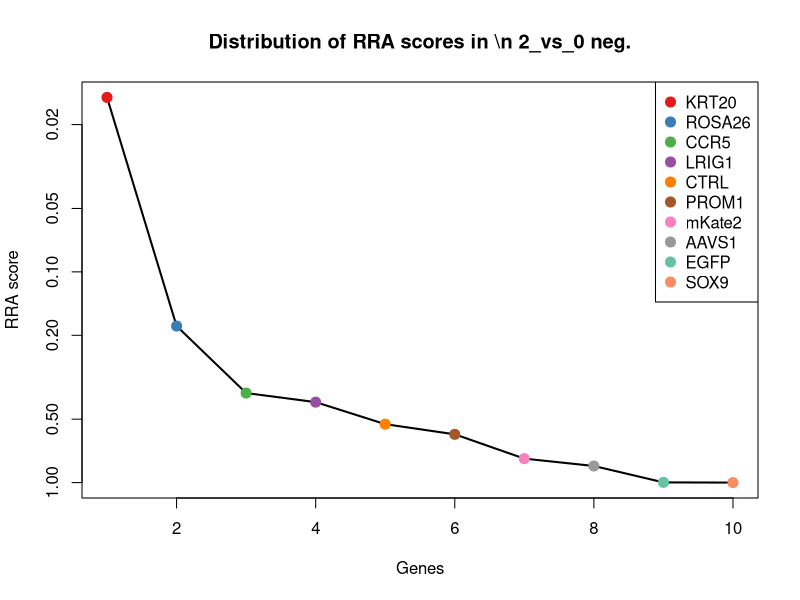
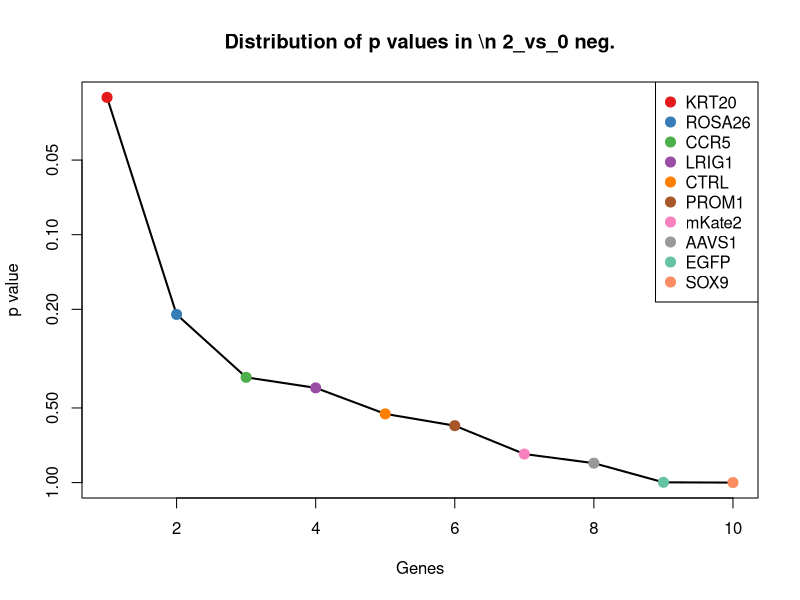
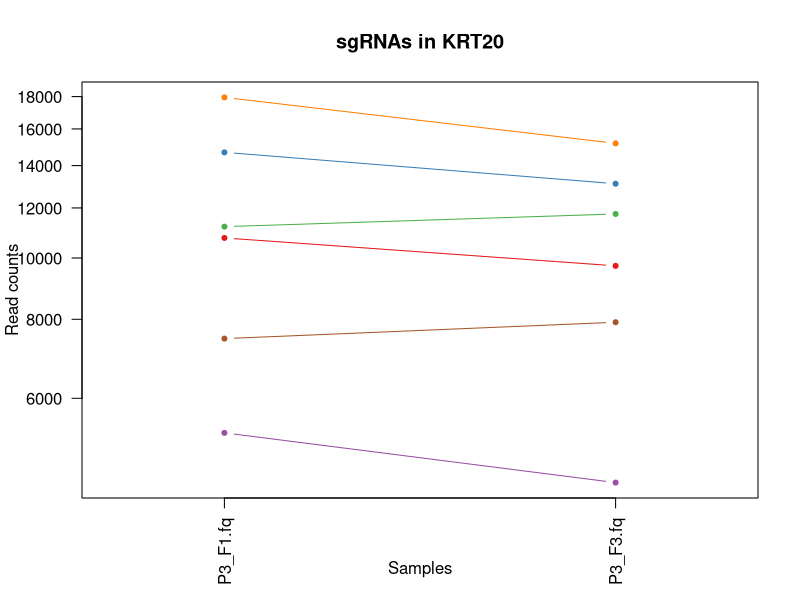
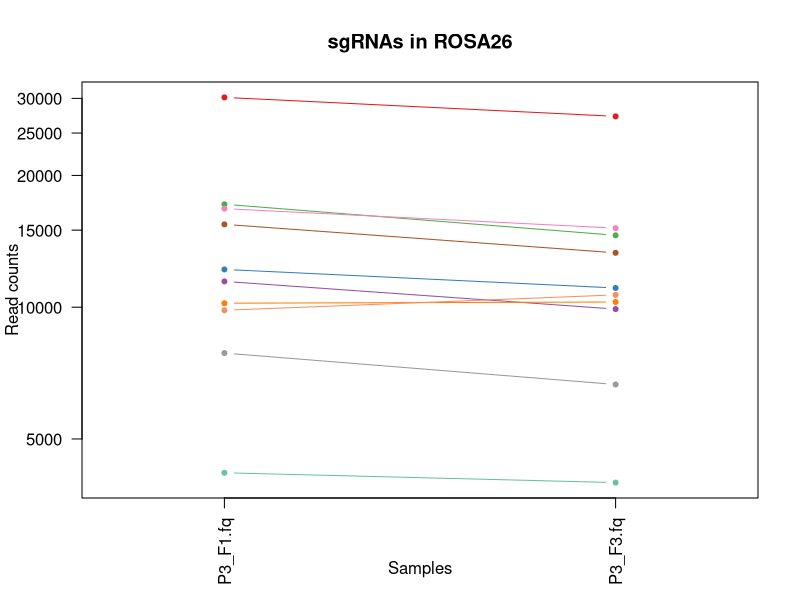
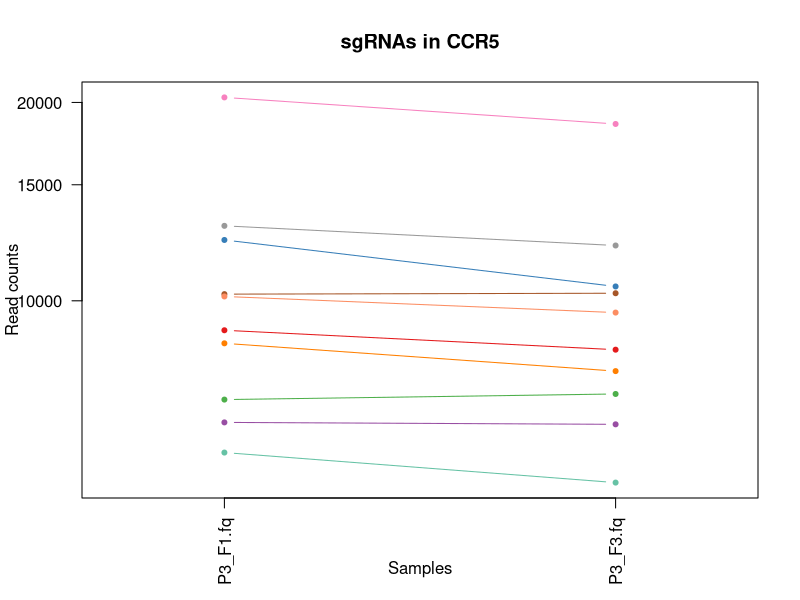
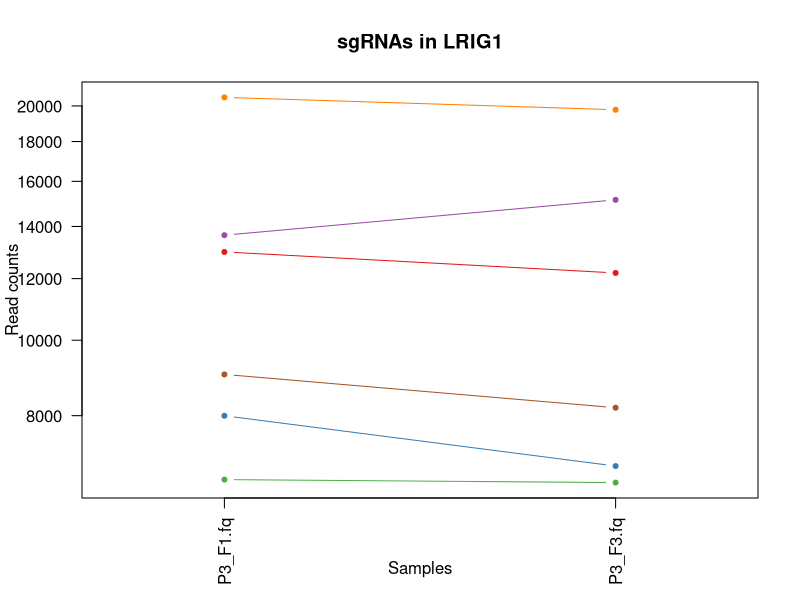
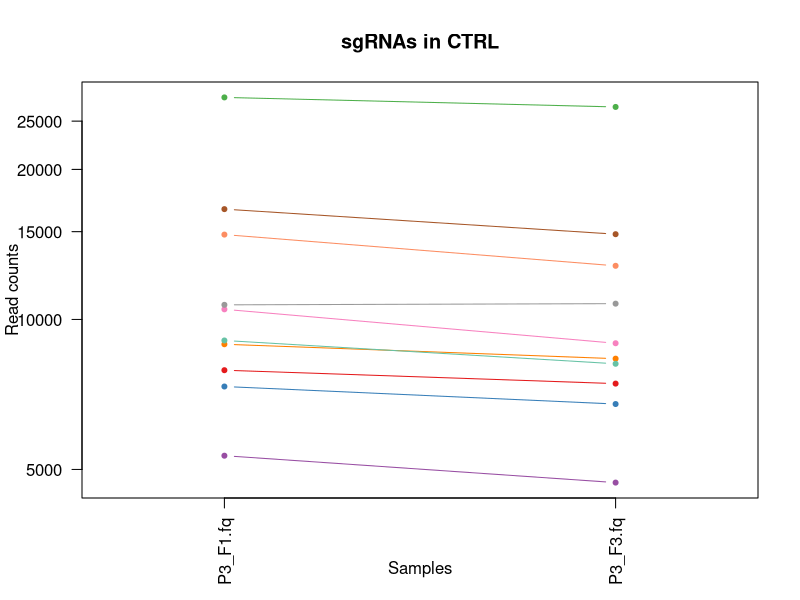
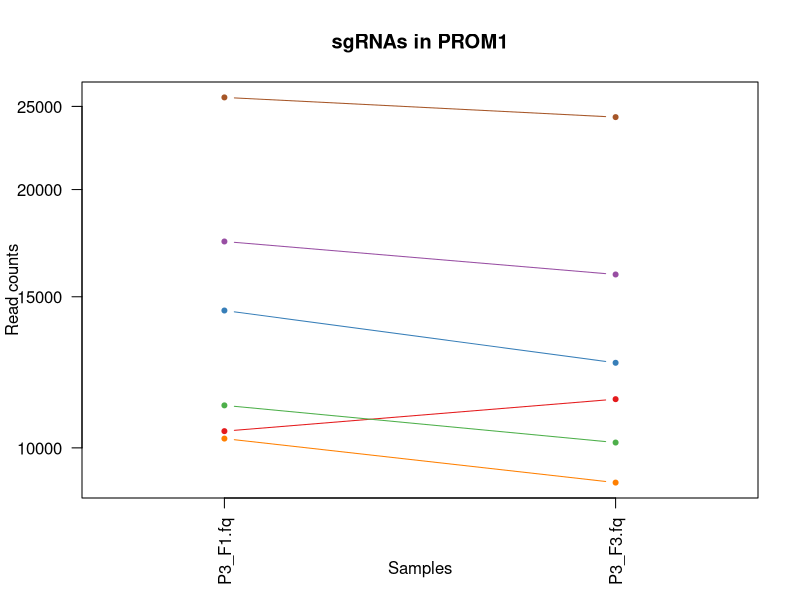

Write R code to recreate these figures, in order. (Note: this script raises an error after producing the figures.)
pdf(file='P3_02_day3.pdf',width=4.5,height=4.5);
gstable=read.table('P3_02_day3.gene_summary.txt',header=T)
# 
#
# parameters
# Do not modify the variables beginning with "__"

# gstablename='__GENE_SUMMARY_FILE__'
startindex=3
# outputfile='__OUTPUT_FILE__'
targetgenelist=c("KRT20","ROSA26","CCR5","LRIG1","CTRL","PROM1","mKate2","AAVS1","EGFP","SOX9")
# samplelabel=sub('.\\w+.\\w+$','',colnames(gstable)[startindex]);
samplelabel='2_vs_0 neg.'


# You need to write some codes in front of this code:
# gstable=read.table(gstablename,header=T)
# pdf(file=outputfile,width=6,height=6)


# set up color using RColorBrewer
#library(RColorBrewer)
#colors <- brewer.pal(length(targetgenelist), "Set1")

colors=c( "#E41A1C", "#377EB8", "#4DAF4A", "#984EA3", "#FF7F00",  "#A65628", "#F781BF",
          "#999999", "#66C2A5", "#FC8D62", "#8DA0CB", "#E78AC3", "#A6D854", "#FFD92F", "#E5C494", "#B3B3B3", 
          "#8DD3C7", "#FFFFB3", "#BEBADA", "#FB8072", "#80B1D3", "#FDB462", "#B3DE69", "#FCCDE5",
          "#D9D9D9", "#BC80BD", "#CCEBC5", "#FFED6F")

######
# function definition

plotrankedvalues<-function(val, tglist, ...){
  
  plot(val,log='y',ylim=c(max(val),min(val)),type='l',lwd=2, ...)
  if(length(tglist)>0){
    for(i in 1:length(tglist)){
      targetgene=tglist[i];
      tx=which(names(val)==targetgene);ty=val[targetgene];
      points(tx,ty,col=colors[(i %% length(colors)) ],cex=2,pch=20)
      # text(tx+50,ty,targetgene,col=colors[i])
    }
    legend('topright',tglist,pch=20,pt.cex = 2,cex=1,col=colors)
  }
}



plotrandvalues<-function(val,targetgenelist, ...){
  # choose the one with the best distance distribution
  
  mindiffvalue=0;
  randval=val;
  for(i in 1:20){
    randval0=sample(val)
    vindex=sort(which(names(randval0) %in% targetgenelist))
    if(max(vindex)>0.9*length(val)){
      # print('pass...')
      next;
    }
    mindiffind=min(diff(vindex));
    if (mindiffind > mindiffvalue){
      mindiffvalue=mindiffind;
      randval=randval0;
      # print(paste('Diff: ',mindiffvalue))
    }
  }
  plot(randval,log='y',ylim=c(max(randval),min(randval)),pch=20,col='grey', ...)
  
  if(length(targetgenelist)>0){
    for(i in 1:length(targetgenelist)){
      targetgene=targetgenelist[i];
      tx=which(names(randval)==targetgene);ty=randval[targetgene];
      points(tx,ty,col=colors[(i %% length(colors)) ],cex=2,pch=20)
      text(tx+50,ty,targetgene,col=colors[i])
    }
  }
  
}




# set.seed(1235)



pvec=gstable[,startindex]
names(pvec)=gstable[,'id']
pvec=sort(pvec);

plotrankedvalues(pvec,targetgenelist,xlab='Genes',ylab='RRA score',main=paste('Distribution of RRA scores in \\n',samplelabel))

# plotrandvalues(pvec,targetgenelist,xlab='Genes',ylab='RRA score',main=paste('Distribution of RRA scores in \\n',samplelabel))


pvec=gstable[,startindex+1]
names(pvec)=gstable[,'id']
pvec=sort(pvec);

plotrankedvalues(pvec,targetgenelist,xlab='Genes',ylab='p value',main=paste('Distribution of p values in \\n',samplelabel))

# plotrandvalues(pvec,targetgenelist,xlab='Genes',ylab='p value',main=paste('Distribution of p values in \\n',samplelabel))



# you need to write after this code:
# dev.off()






# parameters
# Do not modify the variables beginning with "__"
targetmat=list(c(10757.581137391857,9717.560389618875),c(14691.850276578727,13105.177895901294),c(11209.180124185681,11738.968256906306),c(5289.066099568342,4412.881400554857),c(17946.594763320656,15181.18561554643),c(7456.060861057349,7913.338601709864))
targetgene="KRT20"
collabel=c("P3_F1.fq","P3_F3.fq")

# set up color using RColorBrewer
#library(RColorBrewer)
#colors <- brewer.pal(length(targetgenelist), "Set1")

colors=c( "#E41A1C", "#377EB8", "#4DAF4A", "#984EA3", "#FF7F00",  "#A65628", "#F781BF",
          "#999999", "#66C2A5", "#FC8D62", "#8DA0CB", "#E78AC3", "#A6D854", "#FFD92F", "#E5C494", "#B3B3B3", 
          "#8DD3C7", "#FFFFB3", "#BEBADA", "#FB8072", "#80B1D3", "#FDB462", "#B3DE69", "#FCCDE5",
          "#D9D9D9", "#BC80BD", "#CCEBC5", "#FFED6F")


## code

targetmatvec=unlist(targetmat)+1
yrange=range(targetmatvec[targetmatvec>0]);
# yrange[1]=1; # set the minimum value to 1
for(i in 1:length(targetmat)){
  vali=targetmat[[i]]+1;
  if(i==1){
    plot(1:length(vali),vali,type='b',las=1,pch=20,main=paste('sgRNAs in',targetgene),ylab='Read counts',xlab='Samples',xlim=c(0.7,length(vali)+0.3),ylim = yrange,col=colors[(i %% length(colors))],xaxt='n',log='y')
    axis(1,at=1:length(vali),labels=(collabel),las=2)
    # lines(0:100,rep(1,101),col='black');
  }else{
    lines(1:length(vali),vali,type='b',pch=20,col=colors[(i %% length(colors))])
  }
}




# parameters
# Do not modify the variables beginning with "__"
targetmat=list(c(30151.673971377462,27291.432868485124),c(12196.574519039974,11063.143417723173),c(17184.574627412432,14595.14720024041),c(11451.563761165417,9900.77322753028),c(10211.580102511189,10276.90554377224),c(15460.674163700416,13312.657334860569),c(16793.358932638122,15154.492354393775),c(7854.080307045126,6658.755327535071),c(4184.306996281756,3973.65592158844),c(9839.925192475594,10668.811150695314))
targetgene="ROSA26"
collabel=c("P3_F1.fq","P3_F3.fq")

# set up color using RColorBrewer
#library(RColorBrewer)
#colors <- brewer.pal(length(targetgenelist), "Set1")

colors=c( "#E41A1C", "#377EB8", "#4DAF4A", "#984EA3", "#FF7F00",  "#A65628", "#F781BF",
          "#999999", "#66C2A5", "#FC8D62", "#8DA0CB", "#E78AC3", "#A6D854", "#FFD92F", "#E5C494", "#B3B3B3", 
          "#8DD3C7", "#FFFFB3", "#BEBADA", "#FB8072", "#80B1D3", "#FDB462", "#B3DE69", "#FCCDE5",
          "#D9D9D9", "#BC80BD", "#CCEBC5", "#FFED6F")


## code

targetmatvec=unlist(targetmat)+1
yrange=range(targetmatvec[targetmatvec>0]);
# yrange[1]=1; # set the minimum value to 1
for(i in 1:length(targetmat)){
  vali=targetmat[[i]]+1;
  if(i==1){
    plot(1:length(vali),vali,type='b',las=1,pch=20,main=paste('sgRNAs in',targetgene),ylab='Read counts',xlab='Samples',xlim=c(0.7,length(vali)+0.3),ylim = yrange,col=colors[(i %% length(colors))],xaxt='n',log='y')
    axis(1,at=1:length(vali),labels=(collabel),las=2)
    # lines(0:100,rep(1,101),col='black');
  }else{
    lines(1:length(vali),vali,type='b',pch=20,col=colors[(i %% length(colors))])
  }
}




# parameters
# Do not modify the variables beginning with "__"
targetmat=list(c(9020.923640154591,8429.003873977066),c(12367.518768278313,10513.504903988956),c(7080.153606513338,7220.527141793223),c(6537.554447239403,6493.742440409566),c(8618.651849658398,7821.1255177279645),c(10234.542762856638,10267.198903353092),c(20353.42175508435,18549.389840990556),c(12993.46387991721,12130.87386382938),c(5883.543861844957,5297.399008749658),c(10152.047279393359,9596.227384379534))
targetgene="CCR5"
collabel=c("P3_F1.fq","P3_F3.fq")

# set up color using RColorBrewer
#library(RColorBrewer)
#colors <- brewer.pal(length(targetgenelist), "Set1")

colors=c( "#E41A1C", "#377EB8", "#4DAF4A", "#984EA3", "#FF7F00",  "#A65628", "#F781BF",
          "#999999", "#66C2A5", "#FC8D62", "#8DA0CB", "#E78AC3", "#A6D854", "#FFD92F", "#E5C494", "#B3B3B3", 
          "#8DD3C7", "#FFFFB3", "#BEBADA", "#FB8072", "#80B1D3", "#FDB462", "#B3DE69", "#FCCDE5",
          "#D9D9D9", "#BC80BD", "#CCEBC5", "#FFED6F")


## code

targetmatvec=unlist(targetmat)+1
yrange=range(targetmatvec[targetmatvec>0]);
# yrange[1]=1; # set the minimum value to 1
for(i in 1:length(targetmat)){
  vali=targetmat[[i]]+1;
  if(i==1){
    plot(1:length(vali),vali,type='b',las=1,pch=20,main=paste('sgRNAs in',targetgene),ylab='Read counts',xlab='Samples',xlim=c(0.7,length(vali)+0.3),ylim = yrange,col=colors[(i %% length(colors))],xaxt='n',log='y')
    axis(1,at=1:length(vali),labels=(collabel),las=2)
    # lines(0:100,rep(1,101),col='black');
  }else{
    lines(1:length(vali),vali,type='b',pch=20,col=colors[(i %% length(colors))])
  }
}




# parameters
# Do not modify the variables beginning with "__"
targetmat=list(c(12984.108721998695,12201.247006868198),c(7996.108613626235,6890.501367542213),c(6620.049930702681,6561.688923343598),c(13643.222120803239,15147.212374079414),c(20509.05756409239,19773.63986385551),c(9036.23208038489,8188.764523603169))
targetgene="LRIG1"
collabel=c("P3_F1.fq","P3_F3.fq")

# set up color using RColorBrewer
#library(RColorBrewer)
#colors <- brewer.pal(length(targetgenelist), "Set1")

colors=c( "#E41A1C", "#377EB8", "#4DAF4A", "#984EA3", "#FF7F00",  "#A65628", "#F781BF",
          "#999999", "#66C2A5", "#FC8D62", "#8DA0CB", "#E78AC3", "#A6D854", "#FFD92F", "#E5C494", "#B3B3B3", 
          "#8DD3C7", "#FFFFB3", "#BEBADA", "#FB8072", "#80B1D3", "#FDB462", "#B3DE69", "#FCCDE5",
          "#D9D9D9", "#BC80BD", "#CCEBC5", "#FFED6F")


## code

targetmatvec=unlist(targetmat)+1
yrange=range(targetmatvec[targetmatvec>0]);
# yrange[1]=1; # set the minimum value to 1
for(i in 1:length(targetmat)){
  vali=targetmat[[i]]+1;
  if(i==1){
    plot(1:length(vali),vali,type='b',las=1,pch=20,main=paste('sgRNAs in',targetgene),ylab='Read counts',xlab='Samples',xlim=c(0.7,length(vali)+0.3),ylim = yrange,col=colors[(i %% length(colors))],xaxt='n',log='y')
    axis(1,at=1:length(vali),labels=(collabel),las=2)
    # lines(0:100,rep(1,101),col='black');
  }else{
    lines(1:length(vali),vali,type='b',pch=20,col=colors[(i %% length(colors))])
  }
}




# parameters
# Do not modify the variables beginning with "__"
targetmat=list(c(7907.659847851173,7432.859900962071),c(7333.593339214956,6763.101712040905),c(27894.529506310028,26692.047822602774),c(5326.486731242407,4704.080613129277),c(8915.465496345863,8340.430780152346),c(16646.227812646914,14825.679910195158),c(10476.926399836373,8956.802446768203),c(10696.347376470661,10754.957584415246),c(9071.951774255589,8146.2979717694),c(14798.158889289138,12810.338693169693))
targetgene="CTRL"
collabel=c("P3_F1.fq","P3_F3.fq")

# set up color using RColorBrewer
#library(RColorBrewer)
#colors <- brewer.pal(length(targetgenelist), "Set1")

colors=c( "#E41A1C", "#377EB8", "#4DAF4A", "#984EA3", "#FF7F00",  "#A65628", "#F781BF",
          "#999999", "#66C2A5", "#FC8D62", "#8DA0CB", "#E78AC3", "#A6D854", "#FFD92F", "#E5C494", "#B3B3B3", 
          "#8DD3C7", "#FFFFB3", "#BEBADA", "#FB8072", "#80B1D3", "#FDB462", "#B3DE69", "#FCCDE5",
          "#D9D9D9", "#BC80BD", "#CCEBC5", "#FFED6F")


## code

targetmatvec=unlist(targetmat)+1
yrange=range(targetmatvec[targetmatvec>0]);
# yrange[1]=1; # set the minimum value to 1
for(i in 1:length(targetmat)){
  vali=targetmat[[i]]+1;
  if(i==1){
    plot(1:length(vali),vali,type='b',las=1,pch=20,main=paste('sgRNAs in',targetgene),ylab='Read counts',xlab='Samples',xlim=c(0.7,length(vali)+0.3),ylim = yrange,col=colors[(i %% length(colors))],xaxt='n',log='y')
    axis(1,at=1:length(vali),labels=(collabel),las=2)
    # lines(0:100,rep(1,101),col='black');
  }else{
    lines(1:length(vali),vali,type='b',pch=20,col=colors[(i %% length(colors))])
  }
}




# parameters
# Do not modify the variables beginning with "__"
targetmat=list(c(10458.216083999341,11395.59585207897),c(14456.270390812459,12564.03269253383),c(11207.479186382314,10143.439238008963),c(17398.042321734938,15923.7436076112),c(10251.552140890302,9109.682033369772),c(25610.170036388725,24290.867648916203))
targetgene="PROM1"
collabel=c("P3_F1.fq","P3_F3.fq")

# set up color using RColorBrewer
#library(RColorBrewer)
#colors <- brewer.pal(length(targetgenelist), "Set1")

colors=c( "#E41A1C", "#377EB8", "#4DAF4A", "#984EA3", "#FF7F00",  "#A65628", "#F781BF",
          "#999999", "#66C2A5", "#FC8D62", "#8DA0CB", "#E78AC3", "#A6D854", "#FFD92F", "#E5C494", "#B3B3B3", 
          "#8DD3C7", "#FFFFB3", "#BEBADA", "#FB8072", "#80B1D3", "#FDB462", "#B3DE69", "#FCCDE5",
          "#D9D9D9", "#BC80BD", "#CCEBC5", "#FFED6F")


## code

targetmatvec=unlist(targetmat)+1
yrange=range(targetmatvec[targetmatvec>0]);
# yrange[1]=1; # set the minimum value to 1
for(i in 1:length(targetmat)){
  vali=targetmat[[i]]+1;
  if(i==1){
    plot(1:length(vali),vali,type='b',las=1,pch=20,main=paste('sgRNAs in',targetgene),ylab='Read counts',xlab='Samples',xlim=c(0.7,length(vali)+0.3),ylim = yrange,col=colors[(i %% length(colors))],xaxt='n',log='y')
    axis(1,at=1:length(vali),labels=(collabel),las=2)
    # lines(0:100,rep(1,101),col='black');
  }else{
    lines(1:length(vali),vali,type='b',pch=20,col=colors[(i %% length(colors))])
  }
}




# parameters
# Do not modify the variables beginning with "__"
targetmat=list(c(7316.583961181291,7974.005104329535),c(7122.677051597502,7352.780117504106),c(8246.996939622803,7367.340078132826),c(6890.499041437965,6700.008549316447),c(6409.98411198691,6230.449819040195),c(13459.520838039649,13288.3907338127))
targetgene="mKate2"
collabel=c("P3_F1.fq","P3_F3.fq")

# set up color using RColorBrewer
#library(RColorBrewer)
#colors <- brewer.pal(length(targetgenelist), "Set1")

colors=c( "#E41A1C", "#377EB8", "#4DAF4A", "#984EA3", "#FF7F00",  "#A65628", "#F781BF",
          "#999999", "#66C2A5", "#FC8D62", "#8DA0CB", "#E78AC3", "#A6D854", "#FFD92F", "#E5C494", "#B3B3B3", 
          "#8DD3C7", "#FFFFB3", "#BEBADA", "#FB8072", "#80B1D3", "#FDB462", "#B3DE69", "#FCCDE5",
          "#D9D9D9", "#BC80BD", "#CCEBC5", "#FFED6F")


## code

targetmatvec=unlist(targetmat)+1
yrange=range(targetmatvec[targetmatvec>0]);
# yrange[1]=1; # set the minimum value to 1
for(i in 1:length(targetmat)){
  vali=targetmat[[i]]+1;
  if(i==1){
    plot(1:length(vali),vali,type='b',las=1,pch=20,main=paste('sgRNAs in',targetgene),ylab='Read counts',xlab='Samples',xlim=c(0.7,length(vali)+0.3),ylim = yrange,col=colors[(i %% length(colors))],xaxt='n',log='y')
    axis(1,at=1:length(vali),labels=(collabel),las=2)
    # lines(0:100,rep(1,101),col='black');
  }else{
    lines(1:length(vali),vali,type='b',pch=20,col=colors[(i %% length(colors))])
  }
}




# parameters
# Do not modify the variables beginning with "__"
targetmat=list(c(15667.338106809455,13908.402390585736),c(10498.188122378455,9342.641403429308),c(10249.851203086937,10250.212282619585),c(5831.665258842278,6029.037030342888),c(10144.393059278209,9753.960291190677),c(3406.1279512415517,3533.2171125696295),c(8111.772384255161,7717.992463274524),c(16012.628480892869,14624.267121497853),c(4676.728490356378,4587.600928099509),c(5448.103784183116,4855.746869678454))
targetgene="AAVS1"
collabel=c("P3_F1.fq","P3_F3.fq")

# set up color using RColorBrewer
#library(RColorBrewer)
#colors <- brewer.pal(length(targetgenelist), "Set1")

colors=c( "#E41A1C", "#377EB8", "#4DAF4A", "#984EA3", "#FF7F00",  "#A65628", "#F781BF",
          "#999999", "#66C2A5", "#FC8D62", "#8DA0CB", "#E78AC3", "#A6D854", "#FFD92F", "#E5C494", "#B3B3B3", 
          "#8DD3C7", "#FFFFB3", "#BEBADA", "#FB8072", "#80B1D3", "#FDB462", "#B3DE69", "#FCCDE5",
          "#D9D9D9", "#BC80BD", "#CCEBC5", "#FFED6F")


## code

targetmatvec=unlist(targetmat)+1
yrange=range(targetmatvec[targetmatvec>0]);
# yrange[1]=1; # set the minimum value to 1
for(i in 1:length(targetmat)){
  vali=targetmat[[i]]+1;
  if(i==1){
    plot(1:length(vali),vali,type='b',las=1,pch=20,main=paste('sgRNAs in',targetgene),ylab='Read counts',xlab='Samples',xlim=c(0.7,length(vali)+0.3),ylim = yrange,col=colors[(i %% length(colors))],xaxt='n',log='y')
    axis(1,at=1:length(vali),labels=(collabel),las=2)
    # lines(0:100,rep(1,101),col='black');
  }else{
    lines(1:length(vali),vali,type='b',pch=20,col=colors[(i %% length(colors))])
  }
}




# parameters
# Do not modify the variables beginning with "__"
targetmat=list(c(7319.135367886341,20672.717432679034),c(11929.527283911422,20016.305874334197),c(6346.1989443606635,9189.761816827739),c(8090.510661713079,10688.224431533608),c(10874.095376922467,18013.097957832666),c(15780.45047073333,15542.757971159668))
targetgene="EGFP"
collabel=c("P3_F1.fq","P3_F3.fq")

# set up color using RColorBrewer
#library(RColorBrewer)
#colors <- brewer.pal(length(targetgenelist), "Set1")

colors=c( "#E41A1C", "#377EB8", "#4DAF4A", "#984EA3", "#FF7F00",  "#A65628", "#F781BF",
          "#999999", "#66C2A5", "#FC8D62", "#8DA0CB", "#E78AC3", "#A6D854", "#FFD92F", "#E5C494", "#B3B3B3", 
          "#8DD3C7", "#FFFFB3", "#BEBADA", "#FB8072", "#80B1D3", "#FDB462", "#B3DE69", "#FCCDE5",
          "#D9D9D9", "#BC80BD", "#CCEBC5", "#FFED6F")


## code

targetmatvec=unlist(targetmat)+1
yrange=range(targetmatvec[targetmatvec>0]);
# yrange[1]=1; # set the minimum value to 1
for(i in 1:length(targetmat)){
  vali=targetmat[[i]]+1;
  if(i==1){
    plot(1:length(vali),vali,type='b',las=1,pch=20,main=paste('sgRNAs in',targetgene),ylab='Read counts',xlab='Samples',xlim=c(0.7,length(vali)+0.3),ylim = yrange,col=colors[(i %% length(colors))],xaxt='n',log='y')
    axis(1,at=1:length(vali),labels=(collabel),las=2)
    # lines(0:100,rep(1,101),col='black');
  }else{
    lines(1:length(vali),vali,type='b',pch=20,col=colors[(i %% length(colors))])
  }
}




# parameters
# Do not modify the variables beginning with "__"
targetmat=list(c(8389.875715105594,9971.146370569099),c(6282.413776734417,9905.626547739854),c(6805.452151269637,10324.225415815583),c(4015.914153748466,5372.62547199805),c(10598.543452777083,11700.141695229717),c(14690.999807677044,17960.924765579748))
targetgene="SOX9"
collabel=c("P3_F1.fq","P3_F3.fq")

# set up color using RColorBrewer
#library(RColorBrewer)
#colors <- brewer.pal(length(targetgenelist), "Set1")

colors=c( "#E41A1C", "#377EB8", "#4DAF4A", "#984EA3", "#FF7F00",  "#A65628", "#F781BF",
          "#999999", "#66C2A5", "#FC8D62", "#8DA0CB", "#E78AC3", "#A6D854", "#FFD92F", "#E5C494", "#B3B3B3", 
          "#8DD3C7", "#FFFFB3", "#BEBADA", "#FB8072", "#80B1D3", "#FDB462", "#B3DE69", "#FCCDE5",
          "#D9D9D9", "#BC80BD", "#CCEBC5", "#FFED6F")


## code

targetmatvec=unlist(targetmat)+1
yrange=range(targetmatvec[targetmatvec>0]);
# yrange[1]=1; # set the minimum value to 1
for(i in 1:length(targetmat)){
  vali=targetmat[[i]]+1;
  if(i==1){
    plot(1:length(vali),vali,type='b',las=1,pch=20,main=paste('sgRNAs in',targetgene),ylab='Read counts',xlab='Samples',xlim=c(0.7,length(vali)+0.3),ylim = yrange,col=colors[(i %% length(colors))],xaxt='n',log='y')
    axis(1,at=1:length(vali),labels=(collabel),las=2)
    # lines(0:100,rep(1,101),col='black');
  }else{
    lines(1:length(vali),vali,type='b',pch=20,col=colors[(i %% length(colors))])
  }
}



# 
#
# parameters
# Do not modify the variables beginning with "__"

# gstablename='__GENE_SUMMARY_FILE__'
startindex=9
# outputfile='__OUTPUT_FILE__'
targetgenelist=c("EGFP","SOX9","LRIG1","PROM1","mKate2","KRT20","ROSA26","AAVS1","CCR5","CTRL")
# samplelabel=sub('.\\w+.\\w+$','',colnames(gstable)[startindex]);
samplelabel='2_vs_0 pos.'


# You need to write some codes in front of this code:
# gstable=read.table(gstablename,header=T)
# pdf(file=outputfile,width=6,height=6)


# set up color using RColorBrewer
#library(RColorBrewer)
#colors <- brewer.pal(length(targetgenelist), "Set1")

colors=c( "#E41A1C", "#377EB8", "#4DAF4A", "#984EA3", "#FF7F00",  "#A65628", "#F781BF",
          "#999999", "#66C2A5", "#FC8D62", "#8DA0CB", "#E78AC3", "#A6D854", "#FFD92F", "#E5C494", "#B3B3B3", 
          "#8DD3C7", "#FFFFB3", "#BEBADA", "#FB8072", "#80B1D3", "#FDB462", "#B3DE69", "#FCCDE5",
          "#D9D9D9", "#BC80BD", "#CCEBC5", "#FFED6F")

######
# function definition

plotrankedvalues<-function(val, tglist, ...){
  
  plot(val,log='y',ylim=c(max(val),min(val)),type='l',lwd=2, ...)
  if(length(tglist)>0){
    for(i in 1:length(tglist)){
      targetgene=tglist[i];
      tx=which(names(val)==targetgene);ty=val[targetgene];
      points(tx,ty,col=colors[(i %% length(colors)) ],cex=2,pch=20)
      # text(tx+50,ty,targetgene,col=colors[i])
    }
    legend('topright',tglist,pch=20,pt.cex = 2,cex=1,col=colors)
  }
}



plotrandvalues<-function(val,targetgenelist, ...){
  # choose the one with the best distance distribution
  
  mindiffvalue=0;
  randval=val;
  for(i in 1:20){
    randval0=sample(val)
    vindex=sort(which(names(randval0) %in% targetgenelist))
    if(max(vindex)>0.9*length(val)){
      # print('pass...')
      next;
    }
    mindiffind=min(diff(vindex));
    if (mindiffind > mindiffvalue){
      mindiffvalue=mindiffind;
      randval=randval0;
      # print(paste('Diff: ',mindiffvalue))
    }
  }
  plot(randval,log='y',ylim=c(max(randval),min(randval)),pch=20,col='grey', ...)
  
  if(length(targetgenelist)>0){
    for(i in 1:length(targetgenelist)){
      targetgene=targetgenelist[i];
      tx=which(names(randval)==targetgene);ty=randval[targetgene];
      points(tx,ty,col=colors[(i %% length(colors)) ],cex=2,pch=20)
      text(tx+50,ty,targetgene,col=colors[i])
    }
  }
  
}




# set.seed(1235)



pvec=gstable[,startindex]
names(pvec)=gstable[,'id']
pvec=sort(pvec);

plotrankedvalues(pvec,targetgenelist,xlab='Genes',ylab='RRA score',main=paste('Distribution of RRA scores in \\n',samplelabel))

# plotrandvalues(pvec,targetgenelist,xlab='Genes',ylab='RRA score',main=paste('Distribution of RRA scores in \\n',samplelabel))


pvec=gstable[,startindex+1]
names(pvec)=gstable[,'id']
pvec=sort(pvec);

plotrankedvalues(pvec,targetgenelist,xlab='Genes',ylab='p value',main=paste('Distribution of p values in \\n',samplelabel))

# plotrandvalues(pvec,targetgenelist,xlab='Genes',ylab='p value',main=paste('Distribution of p values in \\n',samplelabel))



# you need to write after this code:
# dev.off()






# parameters
# Do not modify the variables beginning with "__"
targetmat=list(c(7319.135367886341,20672.717432679034),c(11929.527283911422,20016.305874334197),c(6346.1989443606635,9189.761816827739),c(8090.510661713079,10688.224431533608),c(10874.095376922467,18013.097957832666),c(15780.45047073333,15542.757971159668))
targetgene="EGFP"
collabel=c("P3_F1.fq","P3_F3.fq")

# set up color using RColorBrewer
#library(RColorBrewer)
#colors <- brewer.pal(length(targetgenelist), "Set1")

colors=c( "#E41A1C", "#377EB8", "#4DAF4A", "#984EA3", "#FF7F00",  "#A65628", "#F781BF",
          "#999999", "#66C2A5", "#FC8D62", "#8DA0CB", "#E78AC3", "#A6D854", "#FFD92F", "#E5C494", "#B3B3B3", 
          "#8DD3C7", "#FFFFB3", "#BEBADA", "#FB8072", "#80B1D3", "#FDB462", "#B3DE69", "#FCCDE5",
          "#D9D9D9", "#BC80BD", "#CCEBC5", "#FFED6F")


## code

targetmatvec=unlist(targetmat)+1
yrange=range(targetmatvec[targetmatvec>0]);
# yrange[1]=1; # set the minimum value to 1
for(i in 1:length(targetmat)){
  vali=targetmat[[i]]+1;
  if(i==1){
    plot(1:length(vali),vali,type='b',las=1,pch=20,main=paste('sgRNAs in',targetgene),ylab='Read counts',xlab='Samples',xlim=c(0.7,length(vali)+0.3),ylim = yrange,col=colors[(i %% length(colors))],xaxt='n',log='y')
    axis(1,at=1:length(vali),labels=(collabel),las=2)
    # lines(0:100,rep(1,101),col='black');
  }else{
    lines(1:length(vali),vali,type='b',pch=20,col=colors[(i %% length(colors))])
  }
}




# parameters
# Do not modify the variables beginning with "__"
targetmat=list(c(8389.875715105594,9971.146370569099),c(6282.413776734417,9905.626547739854),c(6805.452151269637,10324.225415815583),c(4015.914153748466,5372.62547199805),c(10598.543452777083,11700.141695229717),c(14690.999807677044,17960.924765579748))
targetgene="SOX9"
collabel=c("P3_F1.fq","P3_F3.fq")

# set up color using RColorBrewer
#library(RColorBrewer)
#colors <- brewer.pal(length(targetgenelist), "Set1")

colors=c( "#E41A1C", "#377EB8", "#4DAF4A", "#984EA3", "#FF7F00",  "#A65628", "#F781BF",
          "#999999", "#66C2A5", "#FC8D62", "#8DA0CB", "#E78AC3", "#A6D854", "#FFD92F", "#E5C494", "#B3B3B3", 
          "#8DD3C7", "#FFFFB3", "#BEBADA", "#FB8072", "#80B1D3", "#FDB462", "#B3DE69", "#FCCDE5",
          "#D9D9D9", "#BC80BD", "#CCEBC5", "#FFED6F")


## code

targetmatvec=unlist(targetmat)+1
yrange=range(targetmatvec[targetmatvec>0]);
# yrange[1]=1; # set the minimum value to 1
for(i in 1:length(targetmat)){
  vali=targetmat[[i]]+1;
  if(i==1){
    plot(1:length(vali),vali,type='b',las=1,pch=20,main=paste('sgRNAs in',targetgene),ylab='Read counts',xlab='Samples',xlim=c(0.7,length(vali)+0.3),ylim = yrange,col=colors[(i %% length(colors))],xaxt='n',log='y')
    axis(1,at=1:length(vali),labels=(collabel),las=2)
    # lines(0:100,rep(1,101),col='black');
  }else{
    lines(1:length(vali),vali,type='b',pch=20,col=colors[(i %% length(colors))])
  }
}




# parameters
# Do not modify the variables beginning with "__"
targetmat=list(c(12984.108721998695,12201.247006868198),c(7996.108613626235,6890.501367542213),c(6620.049930702681,6561.688923343598),c(13643.222120803239,15147.212374079414),c(20509.05756409239,19773.63986385551),c(9036.23208038489,8188.764523603169))
targetgene="LRIG1"
collabel=c("P3_F1.fq","P3_F3.fq")

# set up color using RColorBrewer
#library(RColorBrewer)
#colors <- brewer.pal(length(targetgenelist), "Set1")

colors=c( "#E41A1C", "#377EB8", "#4DAF4A", "#984EA3", "#FF7F00",  "#A65628", "#F781BF",
          "#999999", "#66C2A5", "#FC8D62", "#8DA0CB", "#E78AC3", "#A6D854", "#FFD92F", "#E5C494", "#B3B3B3", 
          "#8DD3C7", "#FFFFB3", "#BEBADA", "#FB8072", "#80B1D3", "#FDB462", "#B3DE69", "#FCCDE5",
          "#D9D9D9", "#BC80BD", "#CCEBC5", "#FFED6F")


## code

targetmatvec=unlist(targetmat)+1
yrange=range(targetmatvec[targetmatvec>0]);
# yrange[1]=1; # set the minimum value to 1
for(i in 1:length(targetmat)){
  vali=targetmat[[i]]+1;
  if(i==1){
    plot(1:length(vali),vali,type='b',las=1,pch=20,main=paste('sgRNAs in',targetgene),ylab='Read counts',xlab='Samples',xlim=c(0.7,length(vali)+0.3),ylim = yrange,col=colors[(i %% length(colors))],xaxt='n',log='y')
    axis(1,at=1:length(vali),labels=(collabel),las=2)
    # lines(0:100,rep(1,101),col='black');
  }else{
    lines(1:length(vali),vali,type='b',pch=20,col=colors[(i %% length(colors))])
  }
}




# parameters
# Do not modify the variables beginning with "__"
targetmat=list(c(10458.216083999341,11395.59585207897),c(14456.270390812459,12564.03269253383),c(11207.479186382314,10143.439238008963),c(17398.042321734938,15923.7436076112),c(10251.552140890302,9109.682033369772),c(25610.170036388725,24290.867648916203))
targetgene="PROM1"
collabel=c("P3_F1.fq","P3_F3.fq")

# set up color using RColorBrewer
#library(RColorBrewer)
#colors <- brewer.pal(length(targetgenelist), "Set1")

colors=c( "#E41A1C", "#377EB8", "#4DAF4A", "#984EA3", "#FF7F00",  "#A65628", "#F781BF",
          "#999999", "#66C2A5", "#FC8D62", "#8DA0CB", "#E78AC3", "#A6D854", "#FFD92F", "#E5C494", "#B3B3B3", 
          "#8DD3C7", "#FFFFB3", "#BEBADA", "#FB8072", "#80B1D3", "#FDB462", "#B3DE69", "#FCCDE5",
          "#D9D9D9", "#BC80BD", "#CCEBC5", "#FFED6F")


## code

targetmatvec=unlist(targetmat)+1
yrange=range(targetmatvec[targetmatvec>0]);
# yrange[1]=1; # set the minimum value to 1
for(i in 1:length(targetmat)){
  vali=targetmat[[i]]+1;
  if(i==1){
    plot(1:length(vali),vali,type='b',las=1,pch=20,main=paste('sgRNAs in',targetgene),ylab='Read counts',xlab='Samples',xlim=c(0.7,length(vali)+0.3),ylim = yrange,col=colors[(i %% length(colors))],xaxt='n',log='y')
    axis(1,at=1:length(vali),labels=(collabel),las=2)
    # lines(0:100,rep(1,101),col='black');
  }else{
    lines(1:length(vali),vali,type='b',pch=20,col=colors[(i %% length(colors))])
  }
}




# parameters
# Do not modify the variables beginning with "__"
targetmat=list(c(7316.583961181291,7974.005104329535),c(7122.677051597502,7352.780117504106),c(8246.996939622803,7367.340078132826),c(6890.499041437965,6700.008549316447),c(6409.98411198691,6230.449819040195),c(13459.520838039649,13288.3907338127))
targetgene="mKate2"
collabel=c("P3_F1.fq","P3_F3.fq")

# set up color using RColorBrewer
#library(RColorBrewer)
#colors <- brewer.pal(length(targetgenelist), "Set1")

colors=c( "#E41A1C", "#377EB8", "#4DAF4A", "#984EA3", "#FF7F00",  "#A65628", "#F781BF",
          "#999999", "#66C2A5", "#FC8D62", "#8DA0CB", "#E78AC3", "#A6D854", "#FFD92F", "#E5C494", "#B3B3B3", 
          "#8DD3C7", "#FFFFB3", "#BEBADA", "#FB8072", "#80B1D3", "#FDB462", "#B3DE69", "#FCCDE5",
          "#D9D9D9", "#BC80BD", "#CCEBC5", "#FFED6F")


## code

targetmatvec=unlist(targetmat)+1
yrange=range(targetmatvec[targetmatvec>0]);
# yrange[1]=1; # set the minimum value to 1
for(i in 1:length(targetmat)){
  vali=targetmat[[i]]+1;
  if(i==1){
    plot(1:length(vali),vali,type='b',las=1,pch=20,main=paste('sgRNAs in',targetgene),ylab='Read counts',xlab='Samples',xlim=c(0.7,length(vali)+0.3),ylim = yrange,col=colors[(i %% length(colors))],xaxt='n',log='y')
    axis(1,at=1:length(vali),labels=(collabel),las=2)
    # lines(0:100,rep(1,101),col='black');
  }else{
    lines(1:length(vali),vali,type='b',pch=20,col=colors[(i %% length(colors))])
  }
}




# parameters
# Do not modify the variables beginning with "__"
targetmat=list(c(10757.581137391857,9717.560389618875),c(14691.850276578727,13105.177895901294),c(11209.180124185681,11738.968256906306),c(5289.066099568342,4412.881400554857),c(17946.594763320656,15181.18561554643),c(7456.060861057349,7913.338601709864))
targetgene="KRT20"
collabel=c("P3_F1.fq","P3_F3.fq")

# set up color using RColorBrewer
#library(RColorBrewer)
#colors <- brewer.pal(length(targetgenelist), "Set1")

colors=c( "#E41A1C", "#377EB8", "#4DAF4A", "#984EA3", "#FF7F00",  "#A65628", "#F781BF",
          "#999999", "#66C2A5", "#FC8D62", "#8DA0CB", "#E78AC3", "#A6D854", "#FFD92F", "#E5C494", "#B3B3B3", 
          "#8DD3C7", "#FFFFB3", "#BEBADA", "#FB8072", "#80B1D3", "#FDB462", "#B3DE69", "#FCCDE5",
          "#D9D9D9", "#BC80BD", "#CCEBC5", "#FFED6F")


## code

targetmatvec=unlist(targetmat)+1
yrange=range(targetmatvec[targetmatvec>0]);
# yrange[1]=1; # set the minimum value to 1
for(i in 1:length(targetmat)){
  vali=targetmat[[i]]+1;
  if(i==1){
    plot(1:length(vali),vali,type='b',las=1,pch=20,main=paste('sgRNAs in',targetgene),ylab='Read counts',xlab='Samples',xlim=c(0.7,length(vali)+0.3),ylim = yrange,col=colors[(i %% length(colors))],xaxt='n',log='y')
    axis(1,at=1:length(vali),labels=(collabel),las=2)
    # lines(0:100,rep(1,101),col='black');
  }else{
    lines(1:length(vali),vali,type='b',pch=20,col=colors[(i %% length(colors))])
  }
}




# parameters
# Do not modify the variables beginning with "__"
targetmat=list(c(30151.673971377462,27291.432868485124),c(12196.574519039974,11063.143417723173),c(17184.574627412432,14595.14720024041),c(11451.563761165417,9900.77322753028),c(10211.580102511189,10276.90554377224),c(15460.674163700416,13312.657334860569),c(16793.358932638122,15154.492354393775),c(7854.080307045126,6658.755327535071),c(4184.306996281756,3973.65592158844),c(9839.925192475594,10668.811150695314))
targetgene="ROSA26"
collabel=c("P3_F1.fq","P3_F3.fq")

# set up color using RColorBrewer
#library(RColorBrewer)
#colors <- brewer.pal(length(targetgenelist), "Set1")

colors=c( "#E41A1C", "#377EB8", "#4DAF4A", "#984EA3", "#FF7F00",  "#A65628", "#F781BF",
          "#999999", "#66C2A5", "#FC8D62", "#8DA0CB", "#E78AC3", "#A6D854", "#FFD92F", "#E5C494", "#B3B3B3", 
          "#8DD3C7", "#FFFFB3", "#BEBADA", "#FB8072", "#80B1D3", "#FDB462", "#B3DE69", "#FCCDE5",
          "#D9D9D9", "#BC80BD", "#CCEBC5", "#FFED6F")


## code

targetmatvec=unlist(targetmat)+1
yrange=range(targetmatvec[targetmatvec>0]);
# yrange[1]=1; # set the minimum value to 1
for(i in 1:length(targetmat)){
  vali=targetmat[[i]]+1;
  if(i==1){
    plot(1:length(vali),vali,type='b',las=1,pch=20,main=paste('sgRNAs in',targetgene),ylab='Read counts',xlab='Samples',xlim=c(0.7,length(vali)+0.3),ylim = yrange,col=colors[(i %% length(colors))],xaxt='n',log='y')
    axis(1,at=1:length(vali),labels=(collabel),las=2)
    # lines(0:100,rep(1,101),col='black');
  }else{
    lines(1:length(vali),vali,type='b',pch=20,col=colors[(i %% length(colors))])
  }
}




# parameters
# Do not modify the variables beginning with "__"
targetmat=list(c(15667.338106809455,13908.402390585736),c(10498.188122378455,9342.641403429308),c(10249.851203086937,10250.212282619585),c(5831.665258842278,6029.037030342888),c(10144.393059278209,9753.960291190677),c(3406.1279512415517,3533.2171125696295),c(8111.772384255161,7717.992463274524),c(16012.628480892869,14624.267121497853),c(4676.728490356378,4587.600928099509),c(5448.103784183116,4855.746869678454))
targetgene="AAVS1"
collabel=c("P3_F1.fq","P3_F3.fq")

# set up color using RColorBrewer
#library(RColorBrewer)
#colors <- brewer.pal(length(targetgenelist), "Set1")

colors=c( "#E41A1C", "#377EB8", "#4DAF4A", "#984EA3", "#FF7F00",  "#A65628", "#F781BF",
          "#999999", "#66C2A5", "#FC8D62", "#8DA0CB", "#E78AC3", "#A6D854", "#FFD92F", "#E5C494", "#B3B3B3", 
          "#8DD3C7", "#FFFFB3", "#BEBADA", "#FB8072", "#80B1D3", "#FDB462", "#B3DE69", "#FCCDE5",
          "#D9D9D9", "#BC80BD", "#CCEBC5", "#FFED6F")


## code

targetmatvec=unlist(targetmat)+1
yrange=range(targetmatvec[targetmatvec>0]);
# yrange[1]=1; # set the minimum value to 1
for(i in 1:length(targetmat)){
  vali=targetmat[[i]]+1;
  if(i==1){
    plot(1:length(vali),vali,type='b',las=1,pch=20,main=paste('sgRNAs in',targetgene),ylab='Read counts',xlab='Samples',xlim=c(0.7,length(vali)+0.3),ylim = yrange,col=colors[(i %% length(colors))],xaxt='n',log='y')
    axis(1,at=1:length(vali),labels=(collabel),las=2)
    # lines(0:100,rep(1,101),col='black');
  }else{
    lines(1:length(vali),vali,type='b',pch=20,col=colors[(i %% length(colors))])
  }
}




# parameters
# Do not modify the variables beginning with "__"
targetmat=list(c(9020.923640154591,8429.003873977066),c(12367.518768278313,10513.504903988956),c(7080.153606513338,7220.527141793223),c(6537.554447239403,6493.742440409566),c(8618.651849658398,7821.1255177279645),c(10234.542762856638,10267.198903353092),c(20353.42175508435,18549.389840990556),c(12993.46387991721,12130.87386382938),c(5883.543861844957,5297.399008749658),c(10152.047279393359,9596.227384379534))
targetgene="CCR5"
collabel=c("P3_F1.fq","P3_F3.fq")

# set up color using RColorBrewer
#library(RColorBrewer)
#colors <- brewer.pal(length(targetgenelist), "Set1")

colors=c( "#E41A1C", "#377EB8", "#4DAF4A", "#984EA3", "#FF7F00",  "#A65628", "#F781BF",
          "#999999", "#66C2A5", "#FC8D62", "#8DA0CB", "#E78AC3", "#A6D854", "#FFD92F", "#E5C494", "#B3B3B3", 
          "#8DD3C7", "#FFFFB3", "#BEBADA", "#FB8072", "#80B1D3", "#FDB462", "#B3DE69", "#FCCDE5",
          "#D9D9D9", "#BC80BD", "#CCEBC5", "#FFED6F")


## code

targetmatvec=unlist(targetmat)+1
yrange=range(targetmatvec[targetmatvec>0]);
# yrange[1]=1; # set the minimum value to 1
for(i in 1:length(targetmat)){
  vali=targetmat[[i]]+1;
  if(i==1){
    plot(1:length(vali),vali,type='b',las=1,pch=20,main=paste('sgRNAs in',targetgene),ylab='Read counts',xlab='Samples',xlim=c(0.7,length(vali)+0.3),ylim = yrange,col=colors[(i %% length(colors))],xaxt='n',log='y')
    axis(1,at=1:length(vali),labels=(collabel),las=2)
    # lines(0:100,rep(1,101),col='black');
  }else{
    lines(1:length(vali),vali,type='b',pch=20,col=colors[(i %% length(colors))])
  }
}




# parameters
# Do not modify the variables beginning with "__"
targetmat=list(c(7907.659847851173,7432.859900962071),c(7333.593339214956,6763.101712040905),c(27894.529506310028,26692.047822602774),c(5326.486731242407,4704.080613129277),c(8915.465496345863,8340.430780152346),c(16646.227812646914,14825.679910195158),c(10476.926399836373,8956.802446768203),c(10696.347376470661,10754.957584415246),c(9071.951774255589,8146.2979717694),c(14798.158889289138,12810.338693169693))
targetgene="CTRL"
collabel=c("P3_F1.fq","P3_F3.fq")

# set up color using RColorBrewer
#library(RColorBrewer)
#colors <- brewer.pal(length(targetgenelist), "Set1")

colors=c( "#E41A1C", "#377EB8", "#4DAF4A", "#984EA3", "#FF7F00",  "#A65628", "#F781BF",
          "#999999", "#66C2A5", "#FC8D62", "#8DA0CB", "#E78AC3", "#A6D854", "#FFD92F", "#E5C494", "#B3B3B3", 
          "#8DD3C7", "#FFFFB3", "#BEBADA", "#FB8072", "#80B1D3", "#FDB462", "#B3DE69", "#FCCDE5",
          "#D9D9D9", "#BC80BD", "#CCEBC5", "#FFED6F")


## code

targetmatvec=unlist(targetmat)+1
yrange=range(targetmatvec[targetmatvec>0]);
# yrange[1]=1; # set the minimum value to 1
for(i in 1:length(targetmat)){
  vali=targetmat[[i]]+1;
  if(i==1){
    plot(1:length(vali),vali,type='b',las=1,pch=20,main=paste('sgRNAs in',targetgene),ylab='Read counts',xlab='Samples',xlim=c(0.7,length(vali)+0.3),ylim = yrange,col=colors[(i %% length(colors))],xaxt='n',log='y')
    axis(1,at=1:length(vali),labels=(collabel),las=2)
    # lines(0:100,rep(1,101),col='black');
  }else{
    lines(1:length(vali),vali,type='b',pch=20,col=colors[(i %% length(colors))])
  }
}



dev.off()
Sweave("P3_02_day3_summary.Rnw");
library(tools);

texi2dvi("P3_02_day3_summary.tex",pdf=TRUE);
